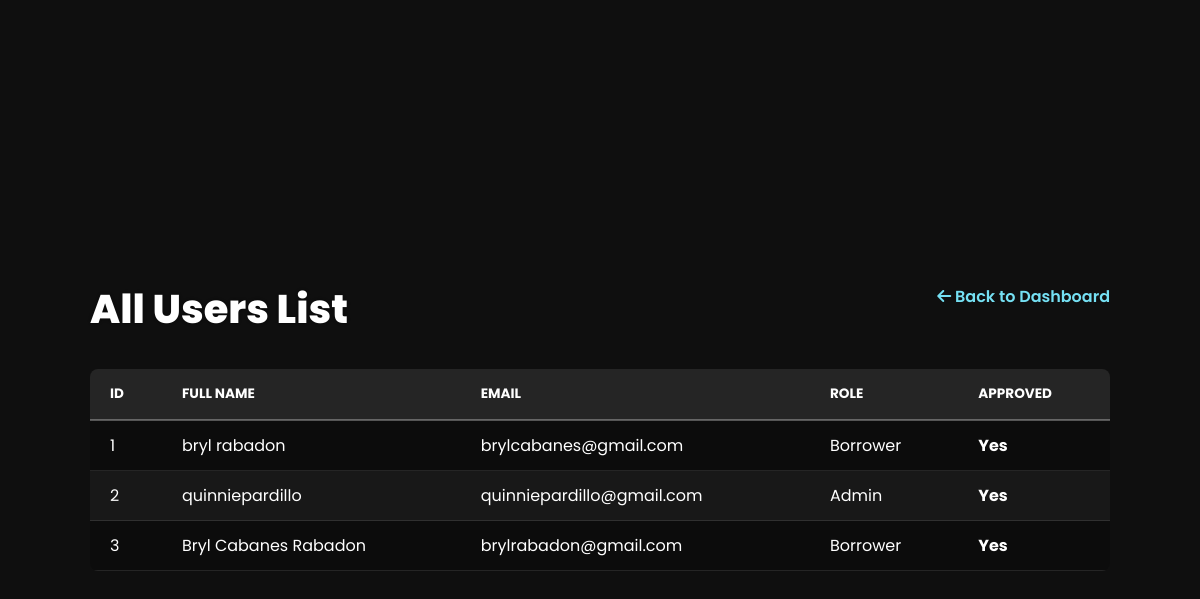
The app's page /admin/users (signed in), older data.
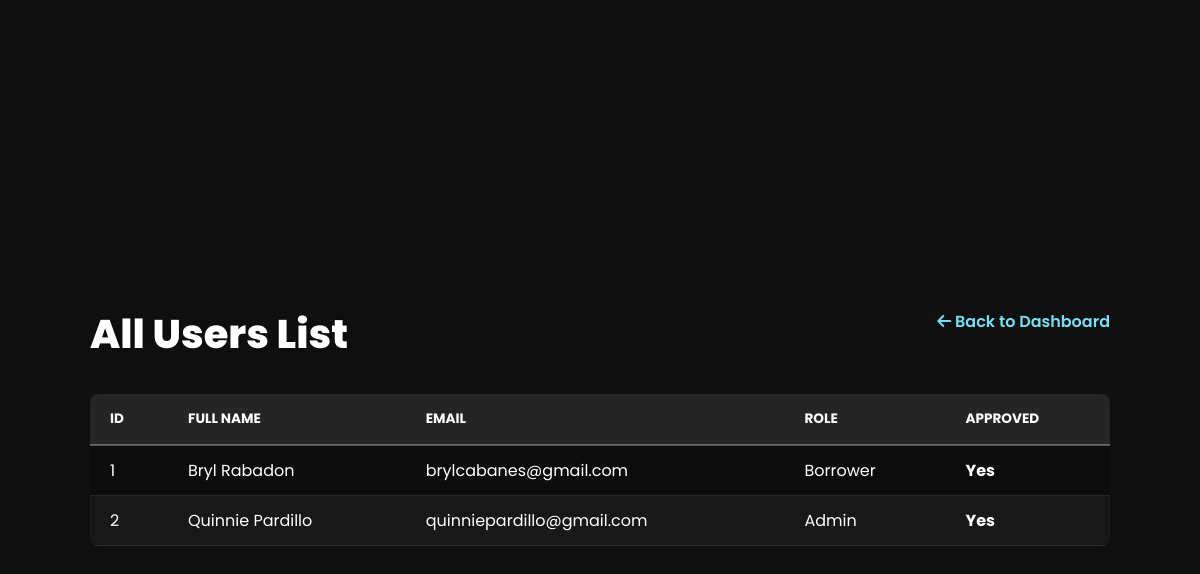
The same page, newer data.
### models/user.py (models this page shows, shortened)
class UserModel(db.Model):
    __tablename__ = 'user'
    id = db.Column(db.Integer, primary_key=True)
    fullname = db.Column(db.String(150), nullable=False)
    email = db.Column(db.String(150), unique=True, nullable=False)
    password = db.Column(db.String(256), nullable=False)
    role = db.Column(db.String(50), nullable=False)
    is_approved = db.Column(db.Boolean, default=False, nullable=False)
    posts = db.relationship('PostModel', backref='author', lazy=True)
    loans = db.relationship('LoanModel', backref='borrower', lazy=True)

### bryl.py (the view)
    def decorated_function(*args, **kwargs):
        if 'user_id' not in session or session.get('role') != 'Admin':
            flash("You do not have permission to access that page.", "danger")
            return redirect(url_for('dashboard'))  # Redirect non-admins to their dashboard
        return f(*args, **kwargs)

### bryl.py (called while the page is built)
@bryl.context_processor
def inject_user_data():
    return dict(
        session=session,
        fullname=session.get('fullname'),
        role=session.get('role')
    )

def admin_required(f):
    def decorated_function(*args, **kwargs):
        if 'user_id' not in session or session.get('role') != 'Admin':
            flash("You do not have permission to access that page.", "danger")
            return redirect(url_for('dashboard'))  # Redirect non-admins to their dashboard
        return f(*args, **kwargs)
    decorated_function.__name__ = f.__name__
    return decorated_function

@bryl.route("/admin/users")
@admin_required
def view_all_users():
    all_users = UserModel.query.order_by(UserModel.id.asc()).all()
    return render_template("admin_view_all_users.html", all_users=all_users)

### templates/admin_view_all_users.html
{% include 'base.html' %}
{% block content %}
<div class="admin-view-container">
    <div class="admin-header-row">
        <h2>All Users List</h2>
        <a href="{{ url_for('admin_dashboard') }}" class="back-link">
            <i class="fas fa-arrow-left"></i> Back to Dashboard
        </a>
    </div>
    {% if all_users %}
        <table class="dark-table">
            <thead>
                <tr>
                    <th>ID</th>
                    <th>Full Name</th>
                    <th>Email</th>
                    <th>Role</th>
                    <th>Approved</th>
                </tr>
            </thead>
            <tbody>
                {% for user in all_users %}
                <tr>
                    <td>{{ user.id }}</td>
                    <td>{{ user.fullname }}</td>
                    <td>{{ user.email }}</td>
                    <td>{{ user.role }}</td>
                    <td class="status-{{ 'approved' if user.is_approved else 'pending' }}">
                        {{ 'Yes' if user.is_approved else 'No (Pending)' }}
                    </td>
                </tr>
                {% endfor %}
            </tbody>
        </table>
    {% else %}
        <p class="no-data">No user accounts found in the system.</p>
    {% endif %}
</div>
{% endblock %}

Row changes from the older to the newer data that the page shows:
removed UserModel: id "3", fullname "Bryl Cabanes Rabadon", email "brylrabadon@gmail.com", role "Borrower", is_approved "Yes"
changed UserModel "brylcabanes@gmail.com": fullname "bryl rabadon" → "Bryl Rabadon"
changed UserModel "quinniepardillo@gmail.com": fullname "quinniepardillo" → "Quinnie Pardillo"
